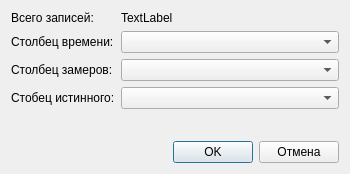
<?xml version="1.0" encoding="UTF-8"?>
<ui version="4.0">
 <class>WndImport</class>
 <widget class="QDialog" name="WndImport">
  <property name="geometry">
   <rect>
    <x>0</x>
    <y>0</y>
    <width>350</width>
    <height>174</height>
   </rect>
  </property>
  <property name="minimumSize">
   <size>
    <width>300</width>
    <height>0</height>
   </size>
  </property>
  <property name="windowTitle">
   <string>Dialog</string>
  </property>
  <layout class="QVBoxLayout" name="verticalLayout">
   <item>
    <layout class="QFormLayout" name="formLayout">
     <item row="1" column="0">
      <widget class="QLabel" name="labTm">
       <property name="text">
        <string>Столбец времени:</string>
       </property>
      </widget>
     </item>
     <item row="1" column="1">
      <widget class="QComboBox" name="cmbTm"/>
     </item>
     <item row="2" column="0">
      <widget class="QLabel" name="labSig">
       <property name="text">
        <string>Столбец замеров:</string>
       </property>
      </widget>
     </item>
     <item row="2" column="1">
      <widget class="QComboBox" name="cmbSig"/>
     </item>
     <item row="3" column="0">
      <widget class="QLabel" name="labTrue">
       <property name="text">
        <string>Стобец истинного:</string>
       </property>
      </widget>
     </item>
     <item row="3" column="1">
      <widget class="QComboBox" name="cmbTrue"/>
     </item>
     <item row="0" column="0">
      <widget class="QLabel" name="labCount">
       <property name="text">
        <string>Всего записей:</string>
       </property>
      </widget>
     </item>
     <item row="0" column="1">
      <widget class="QLabel" name="labVCount">
       <property name="text">
        <string>TextLabel</string>
       </property>
      </widget>
     </item>
    </layout>
   </item>
   <item>
    <spacer name="verticalSpacer">
     <property name="orientation">
      <enum>Qt::Vertical</enum>
     </property>
     <property name="sizeHint" stdset="0">
      <size>
       <width>20</width>
       <height>40</height>
      </size>
     </property>
    </spacer>
   </item>
   <item>
    <layout class="QHBoxLayout" name="horizontalLayout">
     <item>
      <spacer name="horizontalSpacer">
       <property name="orientation">
        <enum>Qt::Horizontal</enum>
       </property>
       <property name="sizeHint" stdset="0">
        <size>
         <width>40</width>
         <height>20</height>
        </size>
       </property>
      </spacer>
     </item>
     <item>
      <widget class="QPushButton" name="btnOk">
       <property name="text">
        <string>OK</string>
       </property>
      </widget>
     </item>
     <item>
      <widget class="QPushButton" name="btnCancel">
       <property name="text">
        <string>Отмена</string>
       </property>
      </widget>
     </item>
    </layout>
   </item>
  </layout>
 </widget>
 <resources/>
 <connections/>
</ui>
